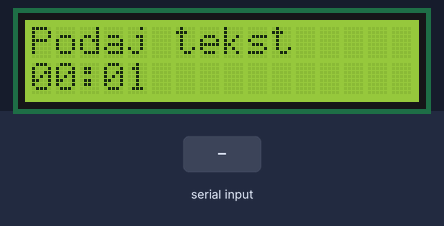
Bench run of a sketch on a simulated Arduino Uno, built with avr-gcc and run on an emulated ATmega328P. Shown: 16×2 character LCD. The inputs (shaded band) are chosen by the test bench. What the sketch prints to the serial monitor is not drawn.

Above: at 1.2 s.
1.3 s: byte 30 received over Serial
At 2.5 s:
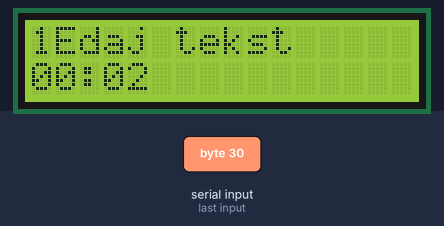
4.3 s: byte 90 received over Serial
At 5.8 s:
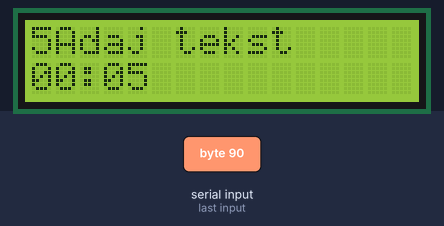
7.3 s: byte 120 received over Serial
At 8.8 s:
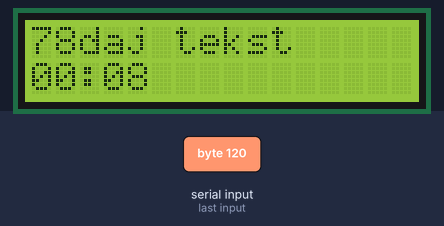
Timing chart, 0 to 10.3 s (numbered marks = the images above; inputs shaded):
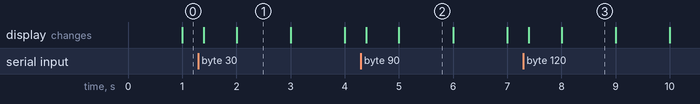

Measured:
- after the input at 1.3 s, the display: first changes after 0.10 s (image 1 shows a later state)
- after the input at 4.3 s, the display: first changes after 0.10 s (image 2 shows a later state)
- after the input at 7.3 s, the display: first changes after 0.10 s (image 3 shows a later state)
- what the display in image 1 shows lasts 1.0 s, from 2.0 s to 3.0 s

The sketch:

HelloWorldPair.ino
```cpp
#include <LiquidCrystal.h>

// initialize the library with the numbers of the interface pins
// LiquidCrystal lcd(12, 11, 5, 4, 3, 2);

//LiquidCrystal lcd(8, 11, 16, 17, 18, 19);
//
//LiquidCrystal(rs, rw, enable, d0, d1, d2, d3, d4, d5, d6, d7)
//LiquidCrystal lcd(8, 9, 11, 12, 13, 14, 15, 16, 17, 18, 19);
LiquidCrystal lcd(6, 7, 8, 9, 10, 11, 12, 13, 14, 15, 16);

char c;
int m;
int s;

void setup() {
  // set up the LCD's number of columns and rows:
  lcd.begin(16, 2);
  // Print a message to the LCD.
  lcd.print("Podaj tekst");
  OSCCAL = 0x4B;

  Serial.begin(115200);
}

void loop() {
  // set the cursor to column 0, line 1
  // (note: line 1 is the second row, since counting begins with 0):
  lcd.setCursor(0, 1);
  // print the number of seconds since reset:
//  lcd.print(millis() / 1000);

  s = (millis()/1000) % 60;
  m = millis()/60000;

  if(m<10) lcd.print(0);
  lcd.print(m);
  lcd.print(":");
  if(s<10) lcd.print(0);
  lcd.print(s);

  if (Serial.available() > 0)
  {
      c = Serial.read();
      delay(100);
      Serial.write(c);
      lcd.setCursor(0, 0);
      lcd.print(c,HEX);
  }
}
```
